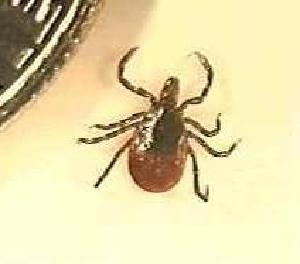
#> input picture Caltech_101/101_ObjectCategories/tick/image_0003.jpg, 300 x 264 px, found by its file name; its folder holds 3 pictures in this run
$ jupyter execute --allow-errors RF_codebook_SIFT.ipynb   (older library calls are emulated)
#> lines starting #> are read from the running program, lines starting #| are printed output that depends on the picture
[cell 1]
import cv2
import sklearn
from sklearn.cluster import KMeans
import scipy.cluster.vq as vq
import numpy as np
import pandas as pd
import pickle
import numpy as np
import random
import scipy.io
import os
from PIL import Image
import matplotlib.pyplot as plt
import time

DSIFT_STEP_SIZE = 4

"""We use 10 classes, 15 images per class, randomly selected, for training, and
15 other images per class, for testing. Feature descriptors d are given. They are multi-scaled
dense SIFT features, and their dimension is 128 (d = 128)."""

NUMBER_IMAGES_CLASS = 15      # the number of images per class
SIFT_type = 'dense'           # The type of SIFT feature  : dense or sparse
random.seed(777)
data_path = "/content/drive/MyDrive/Caltech_101/101_ObjectCategories"
dir_name = ['tick', 'trilobite', 'umbrella', 'watch', 'water_lilly', 'wheelchair', 'wild_cat', 'windsor_chair', 'wrench', 'yin_yang']

def load_data(path = data_path):
    train_data = []
    test_data = []
    train_label = []
    test_label = []

    for i in range(10):
        path = data_path + '/' + dir_name[i]
        files = os.listdir(path)
        img_files = [f for f in files if f.endswith(".jpg")]
        random.shuffle(img_files)
        selected_files = img_files[:30]
        for j in range(30):
            img = cv2.imread(path + '/' + selected_files[j])
#> img is the input picture: shape (264, 300, 3); mean B, G, R 167.6, 214.9, 226.7
            img = cv2.cvtColor(img, cv2.COLOR_BGR2GRAY)
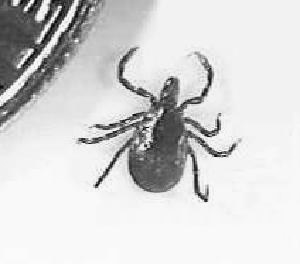
#> img: shape (264, 300); min 3, max 253, mean 213.1
            img = cv2.resize(img, (256,256))
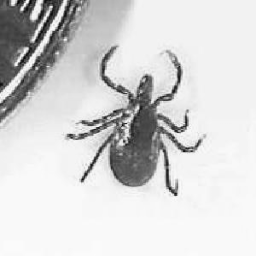
#> img: shape (256, 256); min 4, max 252, mean 213
            if j < 15:
                train_data.append(img)
                train_label.append(i)
            else:
                test_data.append(img)
                test_label.append(i)

    return train_data, train_label, test_data, test_label

def extract_sift_descriptors(img):
    img = cv2.resize(img, (256,256))
    sift = cv2.SIFT_create()

    sift.setContrastThreshold(0.01)
    sift.setEdgeThreshold(5)
    sift.setSigma(1.3)

    keypoints, descriptor = sift.detectAndCompute(img, None)
    return  descriptor


def build_codebook(X, voc_size):
    features = np.vstack((descriptor for descriptor in X))
    print("size of descriptors : {}".format(features.shape[0]))
    kmeans = KMeans(n_clusters=voc_size)
    kmeans.fit(features)
    codebook = kmeans.cluster_centers_.squeeze()
    return codebook


def input_vector_encoder(feature, codebook):
    code, _ = vq.vq(feature, codebook)
    word_hist, bin_edges = np.histogram(code, bins=range(codebook.shape[0] + 1), normed=True)
    return word_hist, bin_edges

[cell 2]
def bow_encoder(num):
    VOC_SIZE = num
    train_data = []
    test_data = []
    train_label = []
    test_label = []

    train_data, train_label, test_data, test_label = load_data(data_path)
    start_time = time.time()

    train_descriptor = [extract_sift_descriptors(img) for img in train_data]
    test_descriptor = [extract_sift_descriptors(img) for img in test_data]

    codebook = build_codebook(train_descriptor, voc_size=VOC_SIZE)

    train_encoded = []
    test_encoded = []
    codewords = []
    for x in train_descriptor:
        hist, bin = input_vector_encoder(x, codebook)
        train_encoded.append(hist)
        codewords = bin

    for x in test_descriptor:
        hist, bin = input_vector_encoder(x, codebook)
        test_encoded.append(hist)

    end_time = time.time()
    encoding_time = end_time - start_time

    train_encoded = np.asarray(train_encoded)
    test_encoded = np.asarray(test_encoded)
    codewords = np.asarray(codewords)
    print("\n")
    return np.array(train_encoded), np.array(train_label), np.array(test_encoded), np.array(test_label), np.array(codewords[:-1]), encoding_time

[cell 3]
import time
from sklearn.ensemble import RandomForestClassifier
from sklearn.metrics import accuracy_score, confusion_matrix

### split function : axis-aligned
def RF_axis_aligned(train_data, train_label, test_data, test_label, num_trees, max_depth, num_feature):
    rf = RandomForestClassifier(n_estimators = num_trees, criterion = "entropy",
                                max_depth = max_depth, max_features = num_feature,
                                bootstrap = True, n_jobs = -1)
    start_time = time.time()
    rf.fit(train_data, train_label)
    end_time = time.time()
    training_time = end_time - start_time

    start_time2 = time.time()
    prediction = rf.predict(test_data)
    end_time2 = time.time()
    testing_time = end_time2 - start_time2

    accuracy = accuracy_score(test_label, prediction)
    confusion = confusion_matrix(test_label, prediction)

    return training_time, testing_time, accuracy, confusion, prediction

#> (a cell that did not finish here is left out)

#> (a cell that did not finish here is left out)

#> (a cell that did not finish here is left out)

#> (a cell that did not finish here is left out)

#> (a cell that did not finish here is left out)

#> (a cell that did not finish here is left out)

#> (a cell that did not finish here is left out)

#> (a cell that did not finish here is left out)

#> (a cell that did not finish here is left out)

#> (a cell that did not finish here is left out)

#> (a cell that did not finish here is left out)

#> (a cell that did not finish here is left out)

#> (a cell that did not finish here is left out)

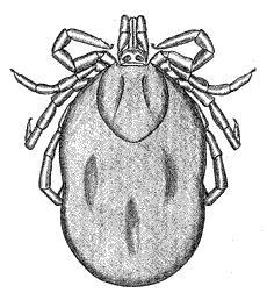
#> input picture Caltech_101/101_ObjectCategories/tick/image_0001.jpg, 267 x 300 px, found by its file name
#> in load_data, img is the input picture: shape (300, 267, 3); min 0, max 255, mean 211.2
#> in load_data (call 2), `img = cv2.resize(img, (256,256))`:
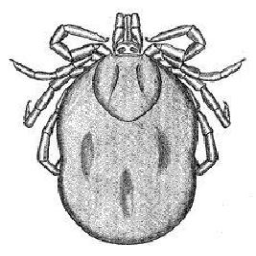
#> img: shape (256, 256); min 1, max 255, mean 211.2
